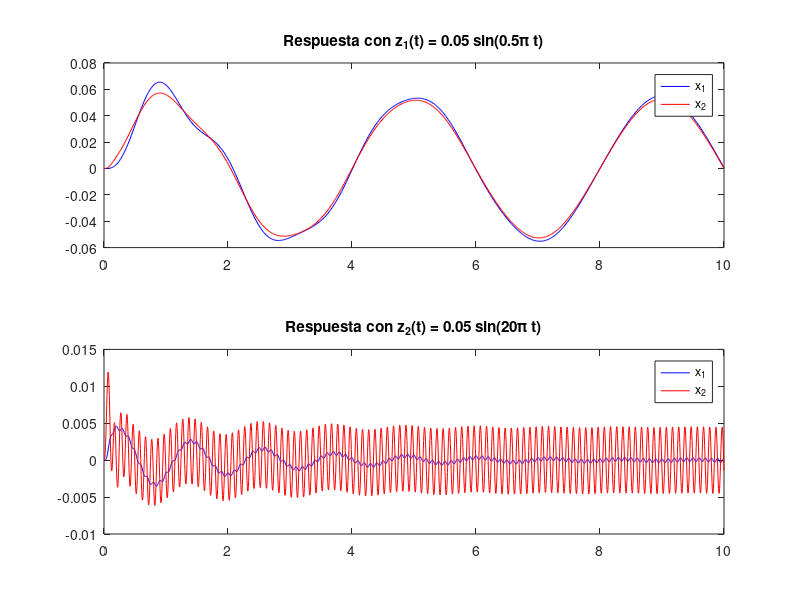

Write the MATLAB code that produced this figure.
% Parámetros del sistema
m1 = 290; m2 = 59; 
b1 = 1000;
k1 = 16182; k2 = 19000;
f = 0; 

% Condiciones iniciales y tiempo
x0 = [0; 0; 0; 0];
tspan = [0 10]; 

% Entradas z(t)
z1 = @(t) 0.05 * sin(0.5 * pi * t);
z2 = @(t) 0.05 * sin(20 * pi * t);

% Sistema de ecuaciones
sistema = @(t, x, z_func) [
    x(3);
    x(4);
    (-k1*x(1) + k1*x(2) - b1*x(3) + b1*x(4) + f) / m1;
    (k1*x(1) - (k1+k2)*x(2) + b1*x(3) - b1*x(4) - f + k2*z_func(t)) / m2
    ];

% Solución
[t1, x1_out] = ode45(@(t,x) sistema(t, x, z1), tspan, x0);
[t2, x2_out] = ode45(@(t,x) sistema(t, x, z2), tspan, x0);

% Gráficas
figure;
subplot(2,1,1); plot(t1, x1_out(:,1), 'b', t1, x1_out(:,2), 'r');
title('Respuesta con z_1(t) = 0.05 sin(0.5\pi t)'); legend('x_1', 'x_2');
subplot(2,1,2); plot(t2, x2_out(:,1), 'b', t2, x2_out(:,2), 'r');
title('Respuesta con z_2(t) = 0.05 sin(20\pi t)'); legend('x_1', 'x_2');
